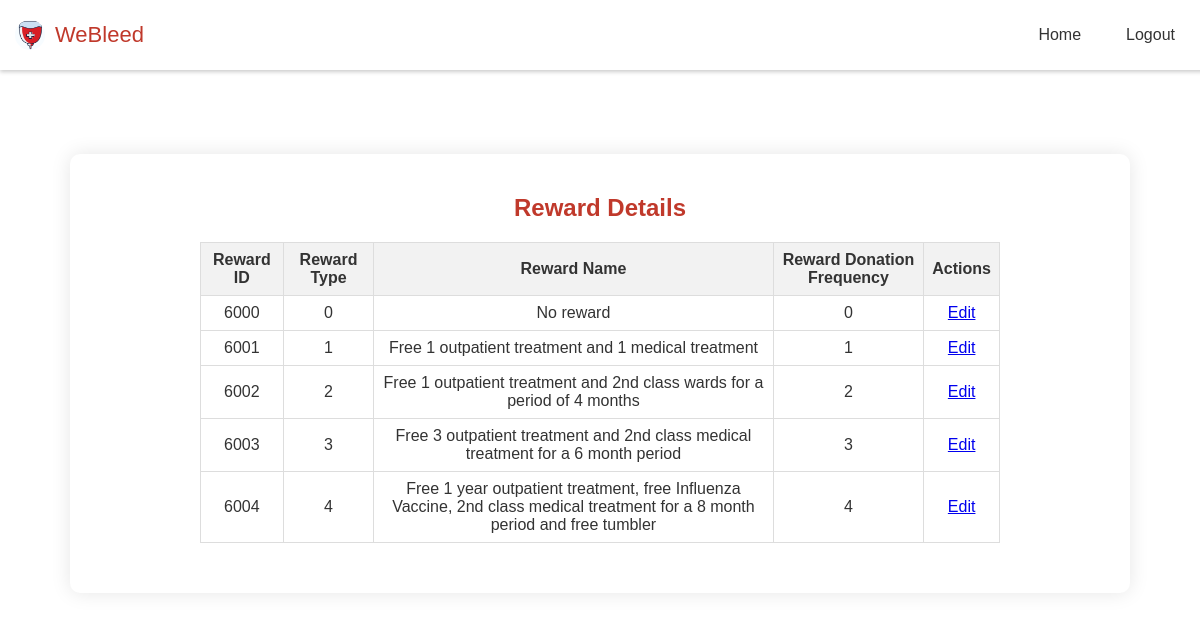
Screenshot of /view_reward.php (signed in) with the database file from the repository.
### tables this page shows
CREATE TABLE `reward` (
  `rewardID` int(4) NOT NULL,
  `rewardType` int(1) NOT NULL,
  `rewardName` varchar(200) NOT NULL,
  `rewardDonFrequency` int(1) NOT NULL
);

### view_reward.php (the view, shortened to what this page needs)
<?php
include('connection.php');
$query = "SELECT * FROM reward";
$result = mysqli_query($condb, $query);
?>
<!DOCTYPE html>
<html lang="en">
<head>
    <link rel="stylesheet" href="style.css">
</head>
<br>
    <nav class="navbar">
        <div class="logo_item">
            <img src="logo.jpg" alt="Company Logo">
            <span>WeBleed</span>
        </div>
        <div class="navbar_content">
            <ul>
                <li><a href="home_admin.php">Home</a></li>
                <li><a href="logout.php">Logout</a></li>
            </ul>
        </div>
    </nav>
    <br></br>
    <div class="details-section">
        <h2>Reward Details</h2>
        <table>
            <thead>
                <tr>
                    <th>Reward ID</th>
                    <th>Reward Type</th>
                    <th>Reward Name</th>
                    <th>Reward Donation Frequency</th>
                    <th>Actions</th>
                </tr>
            </thead>
            <tbody>
                <?php
                if ($result && mysqli_num_rows($result) > 0) {
                    while ($reward = mysqli_fetch_assoc($result)) {
                        echo "<tr>";
                        echo "<td>" . $reward['rewardID'] . "</td>";
                        echo "<td>" . $reward['rewardType'] . "</td>";
                        echo "<td>" . $reward['rewardName'] . "</td>";
                        echo "<td>" . $reward['rewardDonFrequency'] . "</td>";
                        echo "<td>
                                <a href='reward_edit.php?rewardID=" . $reward['rewardID'] . "' class='button'>Edit</a>
                              </td>";
                        echo "</tr>";
                    }
                } else {
                    echo "<tr><td colspan='5'>No rewards found.</td></tr>";
                }
                ?>
            </tbody>
        </table>
    </div>
</body>
</html>

### style.css (style rules this page uses)
h2 { text-align: center; color: #c0392b; margin-top: 10px; margin-bottom: 10px; }
table { width: 80%; margin: 20px auto; border-collapse: collapse; text-align: center; }
table th, table td { border: 1px solid #ddd; padding: 8px; }
table th { background-color: #f2f2f2; color: #333; }
.navbar { position: fixed; top: 0; width: 100%; background-color: #fff; display: flex; justify-content: space-between; align-items: center; padding: 20px 5px; z-index: 1000; box-shadow: 0 2px 4px rgba(0, 0, 0, 0.2); }
.logo_item { display: flex; align-items: center; column-gap: 10px; font-size: 22px; font-weight: 500; color: #c0392b; margin-left: 5px; }
.navbar img { width: 30px; height: 30px; border-radius: 50%; margin-left: 5px; }
.navbar_content ul { margin: 0; padding: 0; list-style: none; display: flex; }
.navbar_content li { margin-left: 15px; }
.navbar_content a { text-decoration: none; color: #333; padding: 10px 15px; transition: color 0.3s ease; }
.details-section { width: 95%; max-width: 1000px; text-align: center; background-color: #fff; border-radius: 10px; box-shadow: 0 0 20px rgba(0, 0, 0, 0.1); padding: 30px; margin: 100px auto; }

### rows the page displays
reward: rewardID "6000", rewardType "0", rewardName "No reward", rewardDonFrequency "0"
reward: rewardID "6001", rewardType "1", rewardName "Free 1 outpatient treatment and 1 medical treatment", rewardDonFrequency "1"
reward: rewardID "6002", rewardType "2", rewardName "Free 1 outpatient treatment and 2nd class wards for a period of 4 months", rewardDonFrequency "2"
reward: rewardID "6003", rewardType "3", rewardName "Free 3 outpatient treatment and 2nd class medical treatment for a 6 month period", rewardDonFrequency "3"
reward: rewardID "6004", rewardType "4", rewardName "Free 1 year outpatient treatment, free Influenza Vaccine, 2nd class medical treatment for a 8 month period and free tumbler", rewardDonFrequency "4"
